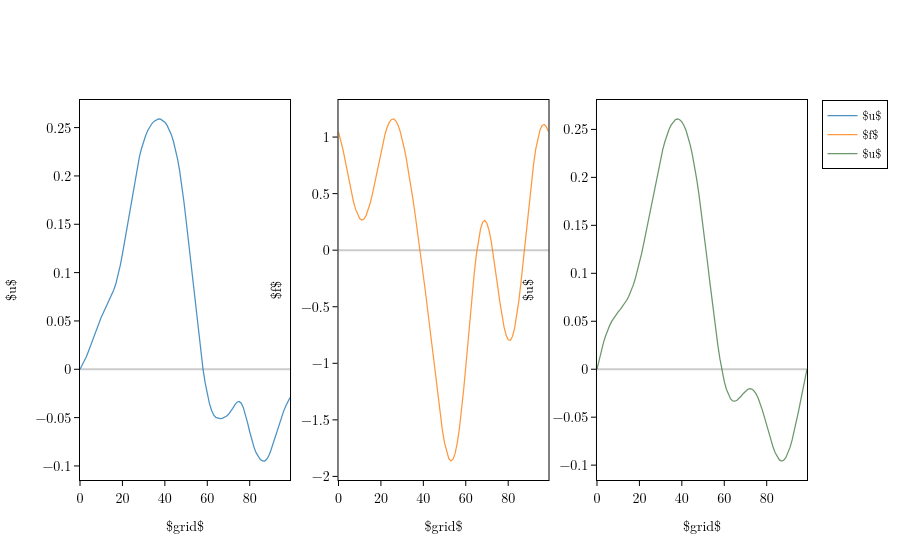

Write notebook code for a chart like this one.
### Code cell
layout = computation_graph.visualize(
    [model.output_ports[0], data_loader.get_output_port(F), data_loader.get_output_port(U)],
    mode=qewton.optim.EvaluationPhase.TRAIN,
    device="cuda:0",
)
qewton.visualization.Figure(layout).show()

### Figure 1 — Plotly figure (JSON) as saved in the notebook; plotly's stock layout.template omitted (floating-point values rounded to 4 significant figures)
{"data": [{"line": {"color": "#1f77b4", "width": 1.25}, "mode": "lines", "name": "$u$", "opacity": 0.8, "type": "scatter", "x": [0, 1, 2, 3, 4, 5, 6, 7, 8, 9, 10, 11, 12, 13, 14, 15, 16, 17, 18, 19, 20, 21, 22, 23, 24, 25, 26, 27, 28, 29, 30, 31, 32, 33, 34, 35, 36, 37, 38, 39, 40, 41, 42, 43, 44, 45, 46, 47, 48, 49, 50, 51, 52, 53, 54, 55, 56, 57, 58, 59, 60, 61, 62, 63, 64, 65, 66, 67, 68, 69, 70, 71, 72, 73, 74, 75, 76, 77, 78, 79, 80, 81, 82, 83, 84, 85, 86, 87, 88, 89, 90, 91, 92, 93, 94, 95, 96, 97, 98, 99], "xaxis": "x", "y": [-4.569e-13, 0.003836, 0.00794, 0.01295, 0.01869, 0.02485, 0.03113, 0.03733, 0.04323, 0.04873, 0.05384, 0.05853, 0.06303, 0.06742, 0.07196, 0.07687, 0.08252, 0.08925, 0.09769, 0.1076, 0.1191, 0.1317, 0.1453, 0.1592, 0.173, 0.1863, 0.1988, 0.2099, 0.2197, 0.2283, 0.2358, 0.242, 0.2472, 0.2513, 0.2545, 0.2567, 0.2582, 0.2589, 0.2587, 0.2575, 0.2555, 0.2526, 0.2484, 0.243, 0.2362, 0.2277, 0.2174, 0.205, 0.19, 0.173, 0.1545, 0.1347, 0.1143, 0.09354, 0.0729, 0.05289, 0.03373, 0.01593, -0.0001351, -0.01414, -0.02599, -0.03531, -0.04232, -0.0472, -0.04977, -0.05085, -0.05111, -0.05069, -0.0498, -0.04853, -0.04658, -0.04378, -0.04041, -0.03685, -0.03409, -0.03336, -0.0351, -0.03972, -0.04678, -0.05546, -0.06464, -0.07322, -0.08052, -0.0863, -0.09046, -0.09332, -0.09483, -0.09489, -0.0932, -0.08939, -0.08371, -0.07681, -0.06942, -0.06195, -0.05522, -0.04891, -0.04329, -0.03794, -0.03311, -0.02919], "yaxis": "y"}, {"line": {"color": "#ff7f0e", "width": 1.25}, "mode": "lines", "name": "$f$", "opacity": 0.8, "type": "scatter", "x": [0, 1, 2, 3, 4, 5, 6, 7, 8, 9, 10, 11, 12, 13, 14, 15, 16, 17, 18, 19, 20, 21, 22, 23, 24, 25, 26, 27, 28, 29, 30, 31, 32, 33, 34, 35, 36, 37, 38, 39, 40, 41, 42, 43, 44, 45, 46, 47, 48, 49, 50, 51, 52, 53, 54, 55, 56, 57, 58, 59, 60, 61, 62, 63, 64, 65, 66, 67, 68, 69, 70, 71, 72, 73, 74, 75, 76, 77, 78, 79, 80, 81, 82, 83, 84, 85, 86, 87, 88, 89, 90, 91, 92, 93, 94, 95, 96, 97, 98, 99], "xaxis": "x2", "y": [1.047, 0.9813, 0.8998, 0.8073, 0.7093, 0.6112, 0.5181, 0.4347, 0.365, 0.3123, 0.2791, 0.2667, 0.2756, 0.3052, 0.3539, 0.4194, 0.4984, 0.5873, 0.6818, 0.7776, 0.8703, 0.9556, 1.03, 1.089, 1.132, 1.156, 1.16, 1.144, 1.108, 1.055, 0.9853, 0.9011, 0.8048, 0.6984, 0.5837, 0.4624, 0.3354, 0.2036, 0.06724, -0.07369, -0.2193, -0.3696, -0.5245, -0.6833, -0.8448, -1.007, -1.167, -1.321, -1.465, -1.595, -1.704, -1.788, -1.843, -1.864, -1.848, -1.794, -1.703, -1.577, -1.418, -1.234, -1.031, -0.8168, -0.6013, -0.3936, -0.2026, -0.03686, 0.0968, 0.193, 0.2486, 0.2624, 0.2359, 0.1726, 0.07802, -0.04044, -0.1742, -0.3141, -0.4504, -0.5739, -0.6765, -0.751, -0.792, -0.7963, -0.7625, -0.6914, -0.5856, -0.4496, -0.2895, -0.1121, 0.07498, 0.2638, 0.4468, 0.6169, 0.7679, 0.8949, 0.9941, 1.063, 1.102, 1.111, 1.091, 1.047], "yaxis": "y2"}, {"line": {"color": "#487d48", "width": 1.25}, "mode": "lines", "name": "$u$", "opacity": 0.8, "type": "scatter", "x": [0, 1, 2, 3, 4, 5, 6, 7, 8, 9, 10, 11, 12, 13, 14, 15, 16, 17, 18, 19, 20, 21, 22, 23, 24, 25, 26, 27, 28, 29, 30, 31, 32, 33, 34, 35, 36, 37, 38, 39, 40, 41, 42, 43, 44, 45, 46, 47, 48, 49, 50, 51, 52, 53, 54, 55, 56, 57, 58, 59, 60, 61, 62, 63, 64, 65, 66, 67, 68, 69, 70, 71, 72, 73, 74, 75, 76, 77, 78, 79, 80, 81, 82, 83, 84, 85, 86, 87, 88, 89, 90, 91, 92, 93, 94, 95, 96, 97, 98, 99], "xaxis": "x3", "y": [0.0, 0.009912, 0.019, 0.02716, 0.03432, 0.04049, 0.04573, 0.05012, 0.05381, 0.05696, 0.05978, 0.06247, 0.06526, 0.06834, 0.07191, 0.07615, 0.08119, 0.08712, 0.094, 0.1019, 0.1107, 0.1203, 0.1307, 0.1417, 0.1531, 0.1648, 0.1765, 0.1881, 0.1993, 0.2099, 0.2199, 0.229, 0.2371, 0.2442, 0.2501, 0.2547, 0.2581, 0.2602, 0.2609, 0.2601, 0.2579, 0.2542, 0.2489, 0.242, 0.2334, 0.2233, 0.2115, 0.1981, 0.1833, 0.1672, 0.15, 0.1319, 0.1133, 0.09451, 0.07584, 0.05771, 0.04051, 0.02458, 0.01025, -0.002213, -0.01262, -0.02087, -0.02695, -0.03092, -0.03297, -0.03334, -0.03237, -0.03042, -0.0279, -0.02525, -0.02287, -0.02113, -0.02034, -0.02075, -0.02251, -0.02568, -0.03023, -0.03603, -0.04286, -0.05045, -0.05845, -0.06649, -0.07419, -0.08118, -0.08709, -0.09163, -0.09456, -0.09569, -0.09493, -0.09227, -0.08775, -0.08152, -0.07376, -0.06473, -0.05468, -0.04394, -0.03281, -0.02159, -0.01057, 2.142e-08], "yaxis": "y3"}], "layout": {"font": {"color": "black", "family": "Latin Modern Roman, CMU Serif, Georgia, serif", "size": 12}, "legend": {"bgcolor": "white", "bordercolor": "black", "borderwidth": 1}, "paper_bgcolor": "white", "plot_bgcolor": "white", "scene": {"bgcolor": "white", "xaxis": {"backgroundcolor": "white", "gridcolor": "#cccccc", "linecolor": "black", "mirror": true, "showbackground": true, "showgrid": false, "showline": true, "tickcolor": "black", "tickfont": {"color": "black", "size": 14}, "ticks": "outside", "title": {"font": {"color": "black", "size": 14}}, "zerolinecolor": "#cccccc"}, "yaxis": {"backgroundcolor": "white", "gridcolor": "#cccccc", "linecolor": "black", "mirror": true, "showbackground": true, "showgrid": false, "showline": true, "tickcolor": "black", "tickfont": {"color": "black", "size": 14}, "ticks": "outside", "title": {"font": {"color": "black", "size": 14}}, "zerolinecolor": "#cccccc"}, "zaxis": {"backgroundcolor": "white", "gridcolor": "#cccccc", "linecolor": "black", "mirror": true, "showbackground": true, "showgrid": false, "showline": true, "tickcolor": "black", "tickfont": {"color": "black", "size": 14}, "ticks": "outside", "title": {"font": {"color": "black", "size": 14}}, "zerolinecolor": "#cccccc"}}, "showlegend": true, "title": {"font": {"color": "black", "size": 20}}, "uirevision": true, "xaxis": {"anchor": "y", "domain": [0, 0.2889], "gridcolor": "#cccccc", "linecolor": "black", "mirror": true, "showgrid": false, "showline": true, "tickcolor": "black", "tickfont": {"color": "black", "size": 14}, "ticks": "outside", "title": {"text": "$grid$"}, "type": "linear", "zerolinecolor": "#cccccc"}, "xaxis2": {"anchor": "y2", "domain": [0.3556, 0.6444], "gridcolor": "#cccccc", "linecolor": "black", "mirror": true, "showgrid": false, "showline": true, "tickcolor": "black", "tickfont": {"color": "black", "size": 14}, "ticks": "outside", "title": {"text": "$grid$"}, "type": "linear", "zerolinecolor": "#cccccc"}, "xaxis3": {"anchor": "y3", "domain": [0.7111, 1], "gridcolor": "#cccccc", "linecolor": "black", "mirror": true, "showgrid": false, "showline": true, "tickcolor": "black", "tickfont": {"color": "black", "size": 14}, "ticks": "outside", "title": {"text": "$grid$"}, "type": "linear", "zerolinecolor": "#cccccc"}, "yaxis": {"anchor": "x", "domain": [0, 1], "gridcolor": "#cccccc", "linecolor": "black", "mirror": true, "showgrid": false, "showline": true, "tickcolor": "black", "tickfont": {"color": "black", "size": 14}, "ticks": "outside", "title": {"text": "$u$"}, "type": "linear", "zerolinecolor": "#cccccc"}, "yaxis2": {"anchor": "x2", "domain": [0, 1], "gridcolor": "#cccccc", "linecolor": "black", "mirror": true, "showgrid": false, "showline": true, "tickcolor": "black", "tickfont": {"color": "black", "size": 14}, "ticks": "outside", "title": {"text": "$f$"}, "type": "linear", "zerolinecolor": "#cccccc"}, "yaxis3": {"anchor": "x3", "domain": [0, 1], "gridcolor": "#cccccc", "linecolor": "black", "mirror": true, "showgrid": false, "showline": true, "tickcolor": "black", "tickfont": {"color": "black", "size": 14}, "ticks": "outside", "title": {"text": "$u$"}, "type": "linear", "zerolinecolor": "#cccccc"}}}
